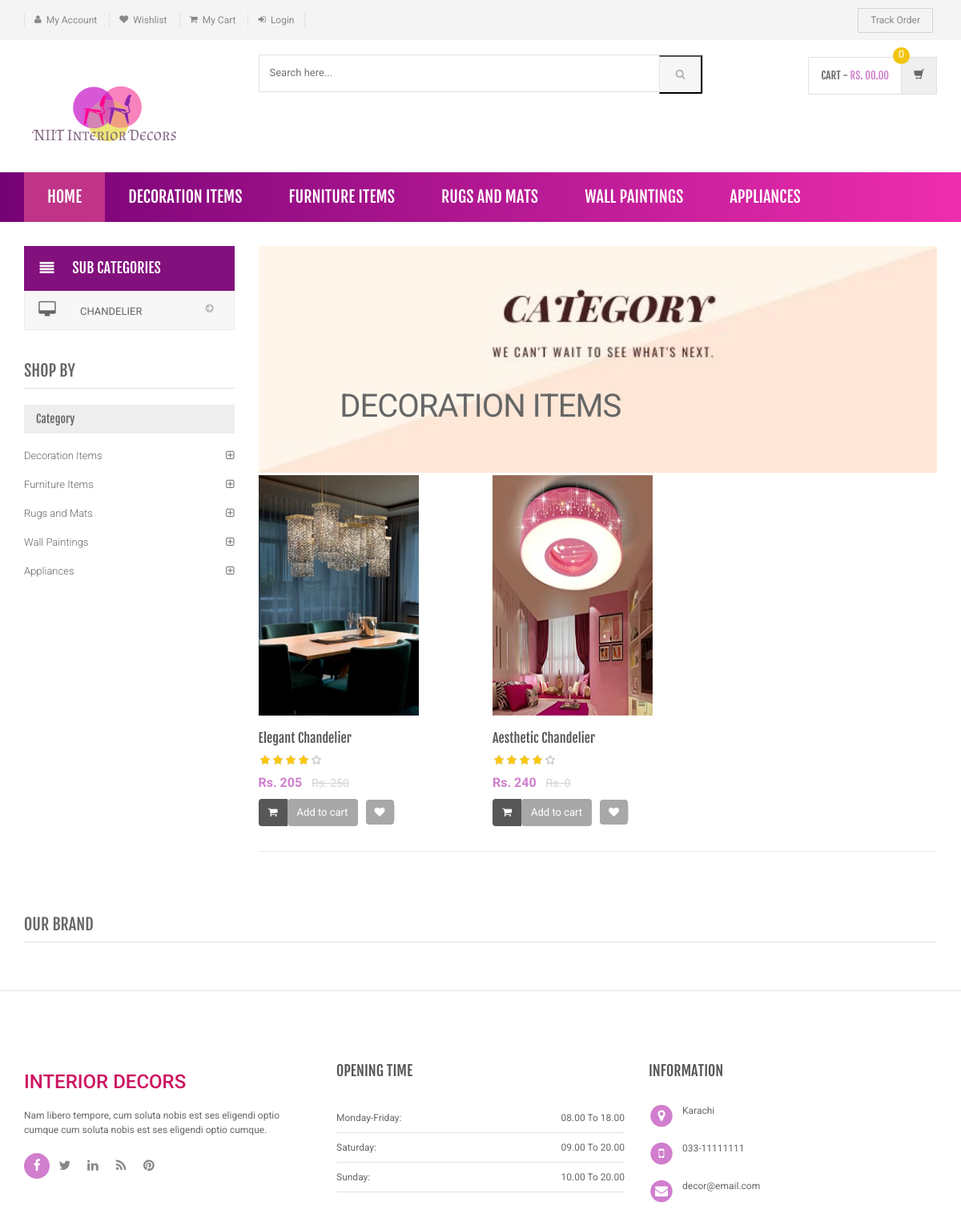
The page /category.php?cid=3 on the database its author committed.
### tables this page shows
CREATE TABLE `category` (
  `id` int(11) NOT NULL,
  `categoryName` varchar(255) DEFAULT NULL,
  `categoryDescription` longtext,
  `creationDate` timestamp NOT NULL DEFAULT CURRENT_TIMESTAMP,
  `updationDate` varchar(255) DEFAULT NULL
);

CREATE TABLE `subcategory` (
  `id` int(11) NOT NULL,
  `categoryid` int(11) DEFAULT NULL,
  `subcategory` varchar(255) DEFAULT NULL,
  `creationDate` timestamp NULL DEFAULT CURRENT_TIMESTAMP,
  `updationDate` varchar(255) DEFAULT NULL
);

CREATE TABLE `products` (
  `id` int(11) NOT NULL,
  `category` int(11) DEFAULT NULL,
  `subCategory` int(11) DEFAULT NULL,
  `productName` varchar(255) DEFAULT NULL,
  `productCompany` varchar(255) DEFAULT NULL,
  `productPrice` int(11) DEFAULT NULL,
  `productPriceBeforeDiscount` int(11) DEFAULT NULL,
  `productDescription` longtext,
  `productImage1` varchar(255) DEFAULT NULL,
  `productImage2` varchar(255) DEFAULT NULL,
  `productImage3` varchar(255) DEFAULT NULL,
  `shippingCharge` int(11) DEFAULT NULL,
  `productAvailability` varchar(255) DEFAULT NULL,
  `postingDate` timestamp NULL DEFAULT CURRENT_TIMESTAMP,
  `updationDate` varchar(255) DEFAULT NULL
);

### category.php (the view, shortened to what this page needs)
<?php
include('includes/config.php');
$cid=intval($_GET['cid']);
?>
<!DOCTYPE html>
<html lang="en">
	<head>
	    <link rel="stylesheet" href="assets/css/bootstrap.min.css">
	    <link rel="stylesheet" href="assets/css/main.css">
	    <link rel="stylesheet" href="assets/css/green.css">
	    <link rel="stylesheet" href="assets/css/owl.carousel.css">
		<link rel="stylesheet" href="assets/css/owl.transitions.css">
		<link href="assets/css/lightbox.css" rel="stylesheet">
		<link rel="stylesheet" href="assets/css/animate.min.css">
		<link rel="stylesheet" href="assets/css/rateit.css">
		<link rel="stylesheet" href="assets/css/bootstrap-select.min.css">
		<link rel="stylesheet" href="assets/css/config.css">
		<link href="assets/css/green.css" rel="alternate stylesheet" title="Green color">
		<link href="assets/css/blue.css" rel="alternate stylesheet" title="Blue color">
		<link href="assets/css/red.css" rel="alternate stylesheet" title="Red color">
		<link href="assets/css/orange.css" rel="alternate stylesheet" title="Orange color">
		<link href="assets/css/dark-green.css" rel="alternate stylesheet" title="Darkgreen color">
		<link rel="stylesheet" href="assets/css/font-awesome.min.css">
	</head>
    <body class="cnt-home">
<header class="header-style-1">
<?php include('includes/top-header.php');?>
<?php include('includes/main-header.php');?>
<?php include('includes/menu-bar.php');?>
</header>
<div class="body-content outer-top-xs">
	<div class='container'>
		<div class='row outer-bottom-sm'>
			<div class='col-md-3 sidebar'>
<div class="side-menu animate-dropdown outer-bottom-xs">
<div class="side-menu animate-dropdown outer-bottom-xs">
    <div class="head"><i class="icon fa fa-align-justify fa-fw"></i>Sub Categories</div>
    <nav class="yamm megamenu-horizontal" role="navigation">
        <ul class="nav">
            <li class="dropdown menu-item">
              <?php $sql=mysqli_query($con,"select id,subcategory  from subcategory where categoryid='$cid'");
while($row=mysqli_fetch_array($sql))
{
    ?>
                <a href="sub-category.php?scid=<?php echo $row['id'];?>" class="dropdown-toggle"><i class="icon fa fa-desktop fa-fw"></i>
                <?php echo $row['subcategory'];?></a>
                <?php }?>
</li>
</ul>
    </nav>
</div>
</div>
	            <div class="sidebar-module-container">
	            	<h3 class="section-title">shop by</h3>
	            	<div class="sidebar-filter">
<div class="sidebar-widget wow fadeInUp outer-bottom-xs ">
	<div class="widget-header m-t-20">
		<h4 class="widget-title">Category</h4>
	</div>
	<div class="sidebar-widget-body m-t-10">
	         <?php $sql=mysqli_query($con,"select id,categoryName  from category");
while($row=mysqli_fetch_array($sql))
{
    ?>
		<div class="accordion">
	    	<div class="accordion-group">
	            <div class="accordion-heading">
	                <a href="category.php?cid=<?php echo $row['id'];?>"  class="accordion-toggle collapsed">
	                   <?php echo $row['categoryName'];?>
	                </a>
	            </div>
	        </div>
	    </div>
	    <?php } ?>
	</div>
</div>
	            	</div>
	            </div>
            </div>
			<div class='col-md-9'>
	<div id="category" class="category-carousel hidden-xs">
		<div class="item">
			<div class="image">
				<img src="assets/images/banners/cat1.jpg" alt="" class="img-responsive">
			</div>
			<div class="container-fluid">
				<div class="caption vertical-top text-left">
					<div class="big-text">
						<br />
					</div>
					       <?php $sql=mysqli_query($con,"select categoryName  from category where id='$cid'");
while($row=mysqli_fetch_array($sql))
{
    ?>
					<div class="excerpt hidden-sm hidden-md">
						<?php echo htmlentities($row['categoryName']);?>
					</div>
			<?php } ?>
				</div>
			</div>
		</div>
</div>
				<div class="search-result-container">
					<div id="myTabContent" class="tab-content">
						<div class="tab-pane active " id="grid-container">
							<div class="category-product  inner-top-vs">
								<div class="row">
			<?php
$ret=mysqli_query($con,"select * from products where category='$cid'");
$num=mysqli_num_rows($ret);
if($num>0)
{
while ($row=mysqli_fetch_array($ret))
{?>
		<div class="col-sm-6 col-md-4 wow fadeInUp">
			<div class="products">
	<div class="product">
		<div class="product-image">
			<div class="image">
				<a href="product-details.php?pid=<?php echo htmlentities($row['id']);?>"><img  src="assets/images/blank.gif" data-echo="admin/productimages/<?php echo htmlentities($row['id']);?>/<?php echo htmlentities($row['productImage1']);?>" alt="" width="200" height="300"></a>
			</div>
		</div>
		<div class="product-info text-left">
			<h3 class="name"><a href="product-details.php?pid=<?php echo htmlentities($row['id']);?>"><?php echo htmlentities($row['productName']);?></a></h3>
			<div class="rating rateit-small"></div>
			<div class="product-price">
				<span class="price">
					Rs. <?php echo htmlentities($row['productPrice']);?>			</span>
										     <span class="price-before-discount">Rs. <?php echo htmlentities($row['productPriceBeforeDiscount']);?></span>
			</div>
		</div>
					<div class="cart clearfix animate-effect">
				<div class="action">
					<ul class="list-unstyled">
						<li class="add-cart-button btn-group">
								<?php if($row['productAvailability']=='In Stock'){?>
										<button class="btn btn-primary icon" data-toggle="dropdown" type="button">
								<i class="fa fa-shopping-cart"></i>
							</button>
							<a href="category.php?page=product&action=add&id=<?php echo $row['id']; ?>">
							<button class="btn btn-primary" type="button">Add to cart</button></a>
								<?php } else {?>
							<div class="action" style="color:red">Out of Stock</div>
					<?php } ?>
						</li>
		                <li class="lnk wishlist">
							<a class="add-to-cart" href="category.php?pid=<?php echo htmlentities($row['id'])?>&&action=wishlist" title="Wishlist">
								 <i class="icon fa fa-heart"></i>
							</a>
						</li>
					</ul>
				</div>
			</div>
			</div>
			</div>
		</div>
	  <?php } } else {?>
		<div class="col-sm-6 col-md-4 wow fadeInUp"> <h3>No Product Found</h3>
		</div>
<?php } ?>
										</div>
							</div>
						</div>
				</div>
			</div>
		</div></div>
		<?php include('includes/brands-slider.php');?>
</div>
</div>
<?php include('includes/footer.php');?>
</body>
</html>

### includes/menu-bar.php (shortened to what this page needs)
<div class="header-nav animate-dropdown main-new" >
    <div class="container">
        <div class="yamm navbar navbar-default" role="navigation" >
            <div class="nav-bg-class" >
                <div class="navbar-collapse collapse" id="mc-horizontal-menu-collapse">
	<div class="nav-outer">
		<ul class="nav navbar-nav" >
			<li class="active dropdown yamm-fw">
				<a href="index.php" data-hover="dropdown" class="dropdown-toggle main-item">Home</a>
			</li>
              <?php $sql=mysqli_query($con,"select id,categoryName from category limit 6;");
while($row=mysqli_fetch_array($sql))
{
    ?>
			<li class="dropdown yamm">
				<a href="category.php?cid=<?php echo $row['id'];?>"> <?php echo $row['categoryName'];?></a>
			</li>
			<?php } ?>
		</ul>
		<div class="clearfix"></div>
	</div>
</div>
            </div>
        </div>
    </div>
</div>

### rows shown on the page
category: categoryName "DECORATION ITEMS", categoryName "Decoration Items"
category: categoryName "FURNITURE ITEMS", categoryName "Furniture Items"
category: categoryName "RUGS AND MATS", categoryName "Rugs and Mats"
category: categoryName "WALL PAINTINGS", categoryName "Wall Paintings"
category: categoryName "APPLIANCES", categoryName "Appliances"
subcategory: subcategory "CHANDELIER"
products: productImage1 (picture), productName "Elegant Chandelier", productPrice "205", productPriceBeforeDiscount "250"
products: productImage1 (picture), productName "Aesthetic Chandelier", productPrice "240", productPriceBeforeDiscount "0"
